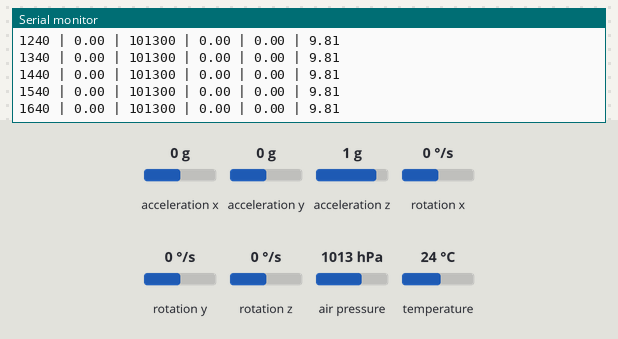
Simulated run of this sketch. Board: Arduino Nano, built with avr-gcc and run on an emulated ATmega328P. On the bench: the last lines printed to the serial monitor. Inputs (shaded band) come from the test bench; at power-on: acceleration x 0 g, acceleration y 0 g, acceleration z 1 g, air pressure 1013 hPa, rotation x 0 °/s, rotation y 0 °/s, rotation z 0 °/s, temperature 24 °C. Storage starts empty.

Above: at 1.7 s.
1.8 s: acceleration x set to -1.4 g
At 1.85 s:
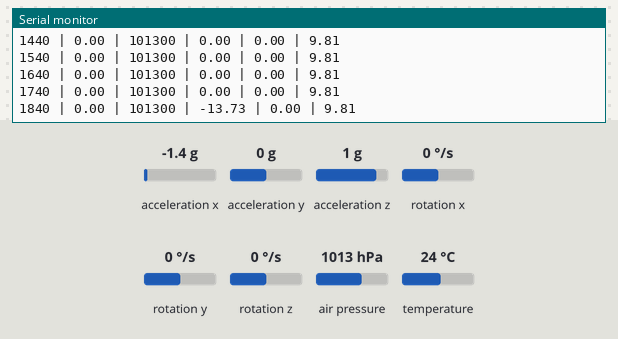
3.3 s: acceleration y set to -1.4 g
At 3.36 s:
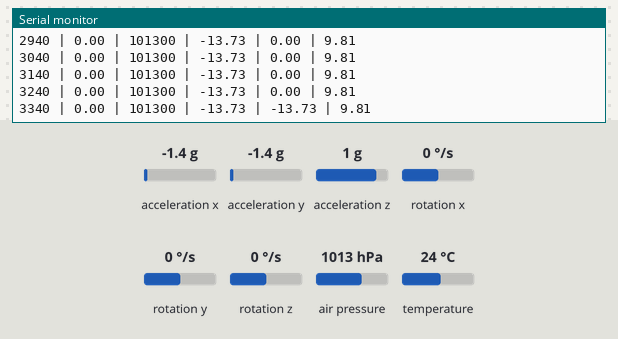
4.8 s: acceleration z set to -1.4 g
At 4.85 s:
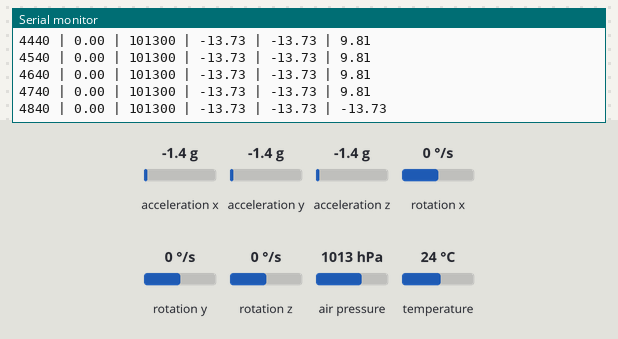
6.3 s: air pressure set to 952 hPa
At 6.35 s:
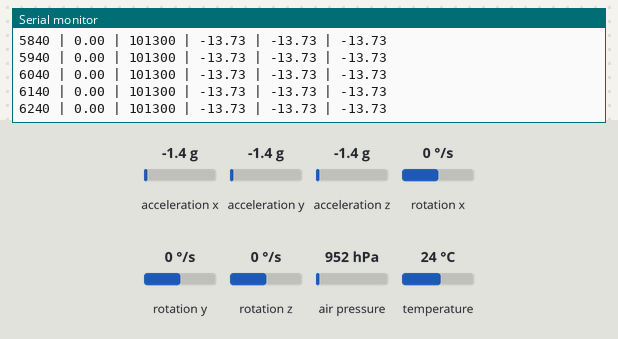
Timing chart, 0 to 8.8 s (numbered marks = the images above; inputs shaded):
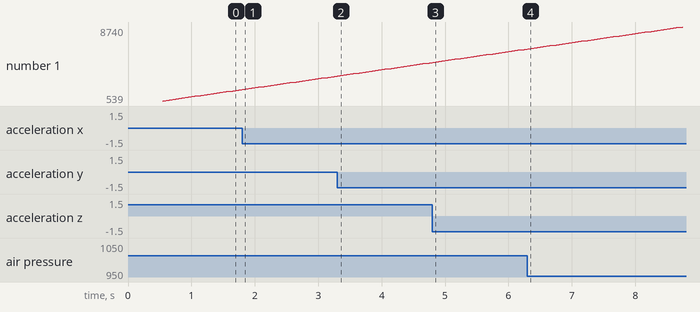

The sketch:

sketch.ino
```cpp
// --------------------------------------------------
// THIS CAN BE INSERTED INTO WOKWI ASSUMING THAT THE WIRING FOR THE COMPONENTS WAS CARRIED OUT CORRECTLY
// --------------------------------------------------


#include <Wire.h>
#include <SPI.h>
#include <SdFat.h>

#include <Adafruit_MPU6050.h>
#include <Adafruit_Sensor.h>
#include <Adafruit_BMP085.h>

// --------------------------------------------------
// ORION FLIGHT COMPUTER
// Wokwi Prototype
//
// Simulated hardware:
// Arduino Nano
// MPU6050
// BMP180 (proxy for final BMP388)
// MicroSD card
// --------------------------------------------------


// ---------- Hardware ----------

Adafruit_MPU6050 mpu;
Adafruit_BMP085 bmp;

SdFat sd;
File flightFile;

const int SD_CS_PIN = 10;


// ---------- Logging ----------

const unsigned long SAMPLE_INTERVAL = 100;   // 10 Hz
const unsigned long FLUSH_INTERVAL = 1000;

unsigned long lastSample = 0;
unsigned long lastFlush = 0;


// ---------- Flight data ----------

float launchAltitude = 0.0;
float maximumAltitude = 0.0;


// --------------------------------------------------
// SETUP
// --------------------------------------------------

void setup() {

  Serial.begin(115200);

  delay(500);

  Serial.println();
  Serial.println("================================");
  Serial.println("   ORION FLIGHT COMPUTER");
  Serial.println("      WOKWI PROTOTYPE");
  Serial.println("================================");
  Serial.println();


  // ---------------- MPU6050 ----------------

  Serial.print("MPU6050: ");

  if (!mpu.begin()) {
    Serial.println("FAILED");
    stopSystem();
  }

  Serial.println("OK");

  mpu.setAccelerometerRange(MPU6050_RANGE_8_G);
  mpu.setGyroRange(MPU6050_RANGE_500_DEG);
  mpu.setFilterBandwidth(MPU6050_BAND_21_HZ);


  // ---------------- BMP180 ----------------

  Serial.print("BMP180:  ");

  if (!bmp.begin()) {
    Serial.println("FAILED");
    stopSystem();
  }

  Serial.println("OK");


  // Establish starting altitude

  launchAltitude = bmp.readAltitude();

  Serial.print("Reference altitude: ");
  Serial.print(launchAltitude);
  Serial.println(" m");


  // ---------------- SD CARD ----------------

  Serial.print("SD Card: ");

  if (!sd.begin(SD_CS_PIN, SD_SCK_MHZ(4))) {
    Serial.println("FAILED");
    stopSystem();
  }

  Serial.println("OK");


  // Create flight log

  flightFile = sd.open("FLIGHT.CSV", FILE_WRITE);

  if (!flightFile) {

    Serial.println("Could not create FLIGHT.CSV");
    stopSystem();
  }


  // CSV headings

  flightFile.println(
    "time_ms,"
    "altitude_m,"
    "pressure_pa,"
    "temperature_c,"
    "accel_x,"
    "accel_y,"
    "accel_z,"
    "gyro_x,"
    "gyro_y,"
    "gyro_z"
  );

  flightFile.flush();


  Serial.println();
  Serial.println("FLIGHT.CSV created.");
  Serial.println();
  Serial.println("Orion ready.");
  Serial.println();

  Serial.println(
    "TIME(ms) | ALT(m) | PRESSURE(Pa) | "
    "AX | AY | AZ"
  );
}


// --------------------------------------------------
// MAIN LOOP
// --------------------------------------------------

void loop() {

  unsigned long currentTime = millis();


  if (currentTime - lastSample >= SAMPLE_INTERVAL) {

    lastSample = currentTime;

    readAndLogSensors(currentTime);
  }


  // Periodically commit data to SD

  if (currentTime - lastFlush >= FLUSH_INTERVAL) {

    lastFlush = currentTime;

    flightFile.flush();
  }
}


// --------------------------------------------------
// READ SENSORS
// --------------------------------------------------

void readAndLogSensors(unsigned long timeMs) {

  sensors_event_t accel;
  sensors_event_t gyro;
  sensors_event_t temp;

  mpu.getEvent(&accel, &gyro, &temp);


  // ---------- Barometer ----------

  float pressure = bmp.readPressure();

  float temperature = bmp.readTemperature();

  float absoluteAltitude = bmp.readAltitude();

  // Relative altitude from starting position

  float altitude =
    absoluteAltitude - launchAltitude;


  // Record maximum altitude

  if (altitude > maximumAltitude) {
    maximumAltitude = altitude;
  }


  // ---------- Serial Monitor ----------

  Serial.print(timeMs);
  Serial.print(" | ");

  Serial.print(altitude, 2);
  Serial.print(" | ");

  Serial.print(pressure, 0);
  Serial.print(" | ");

  Serial.print(accel.acceleration.x, 2);
  Serial.print(" | ");

  Serial.print(accel.acceleration.y, 2);
  Serial.print(" | ");

  Serial.println(accel.acceleration.z, 2);


  // ---------- SD CARD ----------

  flightFile.print(timeMs);
  flightFile.print(',');

  flightFile.print(altitude, 2);
  flightFile.print(',');

  flightFile.print(pressure, 0);
  flightFile.print(',');

  flightFile.print(temperature, 2);
  flightFile.print(',');

  flightFile.print(accel.acceleration.x, 3);
  flightFile.print(',');

  flightFile.print(accel.acceleration.y, 3);
  flightFile.print(',');

  flightFile.print(accel.acceleration.z, 3);
  flightFile.print(',');

  flightFile.print(gyro.gyro.x, 4);
  flightFile.print(',');

  flightFile.print(gyro.gyro.y, 4);
  flightFile.print(',');

  flightFile.println(gyro.gyro.z, 4);
}


// --------------------------------------------------
// ERROR STATE
// --------------------------------------------------

void stopSystem() {

  Serial.println();
  Serial.println("ORION HALTED");

  while (true) {
    delay(1000);
  }
}
```

Measured:
- after the input at 1.8 s, the serial monitor: prints a new line after 0.05 s (image 1)
- after the input at 3.3 s, the serial monitor: prints a new line after 0.05 s (image 2)
- after the input at 4.8 s, the serial monitor: prints a new line after 0.05 s (image 3)
